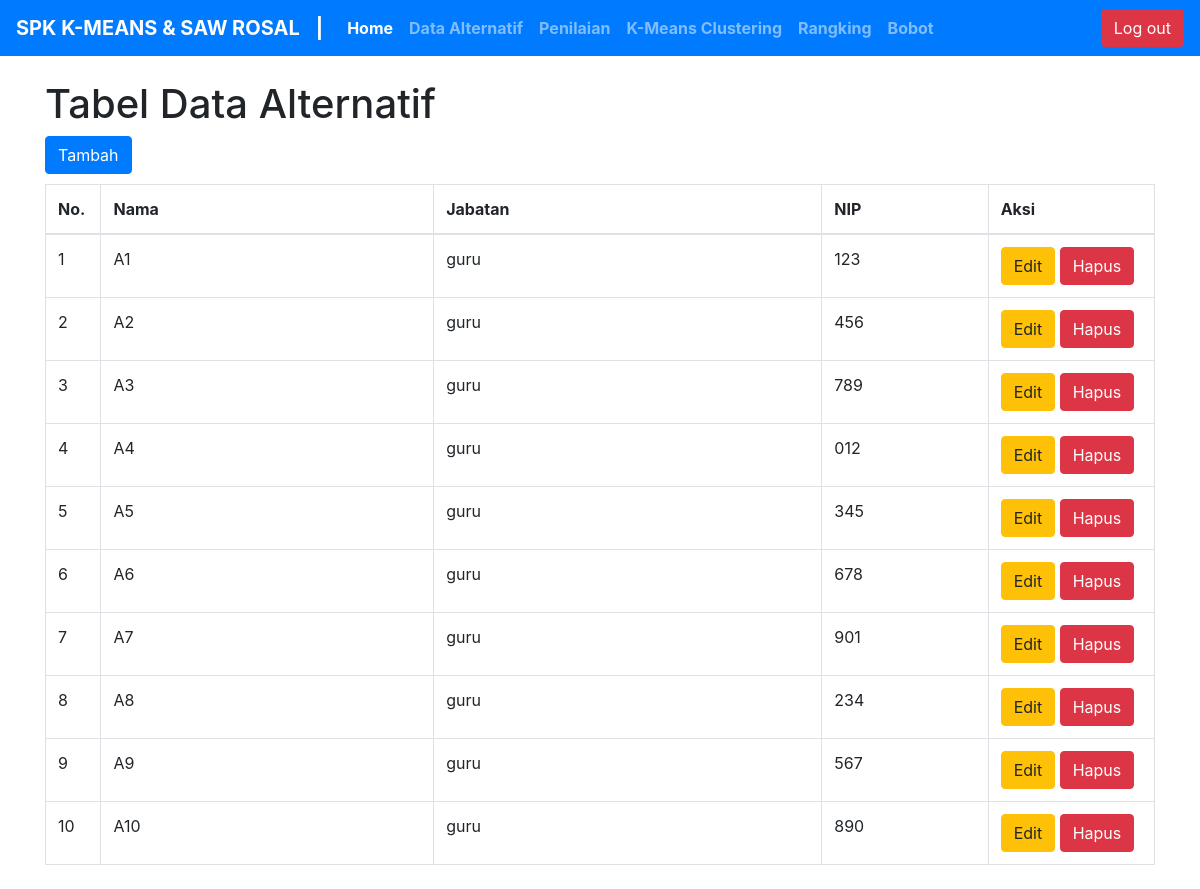
Screenshot of /index.php?halaman=data&pesan=edit_sukses (signed in) with the database file from the repository.
### tables this page shows
CREATE TABLE IF NOT EXISTS `tbl_alternatif` (
  `id_alternatif` int NOT NULL AUTO_INCREMENT,
  `nama` varchar(30) NOT NULL,
  `jabatan` varchar(60) NOT NULL,
  `nip` varchar(14) NOT NULL,
  PRIMARY KEY (`id_alternatif`)
);

### alternatif/alternatif.php (the view)
<?php
include "koneksi.php";
$slq="select * from tbl_alternatif";
$hasil=mysqli_query($koneksi,$slq);
?>
<div class="container my-4">
<h1>Tabel Data Alternatif</h1>
 <a href="index.php?halaman=tambah_data">
 <input type="button" class="btn btn-primary" value="Tambah" name="" style="margin-bottom:10px ">
 </a>
 <table class="table table-bordered">
  <thead>
   <tr style="font-weight: bold">
    <td width="5%">No.</td>
    <td width="30%">Nama</td>
    <td width="35%">Jabatan</td>
    <td width="15%">NIP</td>
    <td width="15%">Aksi</td>
   </tr>
  </thead>
  <tbody>
   <?php
   $no=1;
   while ($row=mysqli_fetch_array($hasil)) {
   ?>
   <tr>
    <td><?php echo $no++?></td>
    <td><?php echo $row['nama']?></td>
    <td><?php echo $row['jabatan']?></td>
    <td><?php echo $row['nip']?></td>
    <td>
     <a href="index.php?halaman=edit_data&id_alternatif=<?php echo $row['id_alternatif'] ?>">
     <input type="button" value="Edit" class="btn btn-warning" name="">
     </a>
     <a onclick="return confirm('Kamu Yakin?')" href="alternatif/aksi_hapus_alternatif.php?id_alternatif=<?php echo $row['id_alternatif'] ?>">
     <input type="button" value="Hapus" class="btn btn-danger" name="">
     </a>
    </td>
   </tr>
   <?php
   }
   ?>
  </tbody>
 </table>
</div>

### rows the page displays
tbl_alternatif: nama "A1", jabatan "guru", nip "123"
tbl_alternatif: nama "A2", jabatan "guru", nip "456"
tbl_alternatif: nama "A3", jabatan "guru", nip "789"
tbl_alternatif: nama "A4", jabatan "guru", nip "012"
tbl_alternatif: nama "A5", jabatan "guru", nip "345"
tbl_alternatif: nama "A6", jabatan "guru", nip "678"
tbl_alternatif: nama "A7", jabatan "guru", nip "901"
tbl_alternatif: nama "A8", jabatan "guru", nip "234"
tbl_alternatif: nama "A9", jabatan "guru", nip "567"
tbl_alternatif: nama "A10", jabatan "guru", nip "890"
